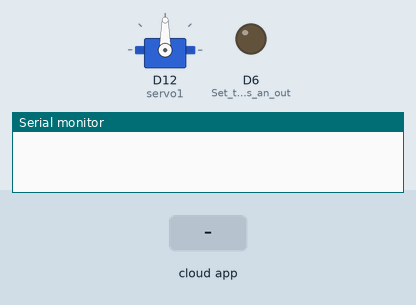
Bench run of a sketch on a simulated Arduino MKR. Shown: servo, output pins drawn as LEDs (lit = HIGH), the last lines printed to the serial monitor. The test bench sets the inputs (shaded band). WiFi joins after 1.5 s; servers stay silent unless stated.

Above: at 4.2 s.
4.3 s: the phone or cloud app sets power to 0
At 5.3 s:
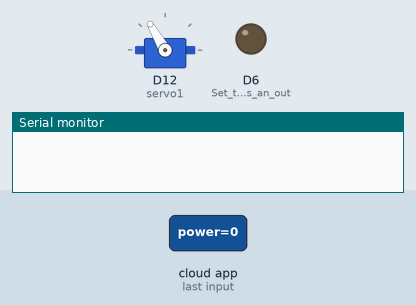
7.3 s: the phone or cloud app sets power to 0
At 9.5 s:
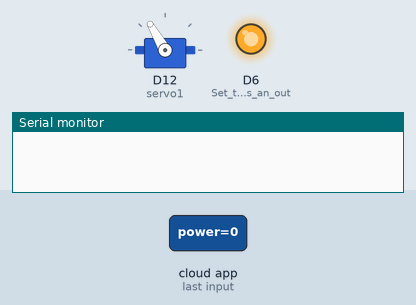
9.8 s: the phone or cloud app sets power to 1
At 12.6 s:
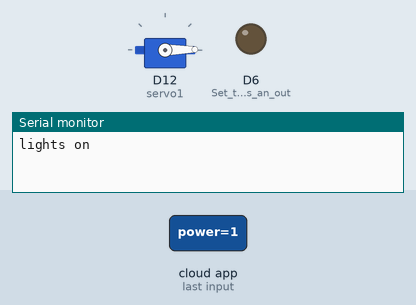
Timing chart, 0 to 14.1 s (numbered marks = the images above; inputs shaded):
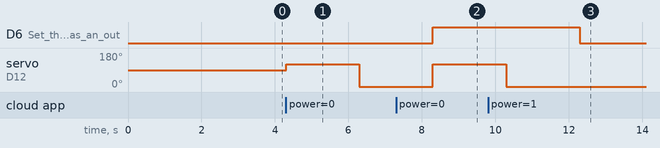

Measured:
- after the input at 4.3 s, servo on D12 (servo1): 90° → 120° at once, → 1° 2.0 s later
- after the input at 7.3 s, servo on D12 (servo1): 1° → 120° after 1.0 s
- after the input at 9.8 s, D6 (Set_the_LED_pin_as_an_out): HIGH → LOW after 2.5 s

The sketch:

Wall_Switch_jun21a.ino
```cpp
#include "arduino_secrets.h"
#include "thingProperties.h"
#include <Servo.h>

Servo servo1;

void setup() {
  Serial.begin(9600);
  delay(1500);
  servo1.attach(12);
  initProperties();
  ArduinoCloud.begin(ArduinoIoTPreferredConnection);

  setDebugMessageLevel(2);
  ArduinoCloud.printDebugInfo();

  pinMode(LED_BUILTIN, OUTPUT);  // Set the LED pin as an output
}

void loop() {
  ArduinoCloud.update();
  // Your code here
}

void onPowerChange() {
  if (!power) {
    turnOff();
    digitalWrite(LED_BUILTIN, HIGH);  // Turn on the LED
  } else {
    Serial.println("lights on");
    digitalWrite(LED_BUILTIN, LOW);  // Turn off the LED
  }
}

void turnOff() {
  int angle = 90;
  servo1.write(0);
  angle = 120;
  servo1.write(angle);
  delay(2000);
  servo1.write(1);
  delay(2000);
}
```

arduino_secrets.h
```cpp
#define SECRET_SSID ""
#define SECRET_OPTIONAL_PASS ""
```

thingProperties.h
```cpp
// Code generated by Arduino IoT Cloud, DO NOT EDIT.

#include <ArduinoIoTCloud.h>
#include <Arduino_ConnectionHandler.h>

const char SSID[]     = SECRET_SSID;    // Network SSID (name)
const char PASS[]     = SECRET_OPTIONAL_PASS;    // Network password (use for WPA, or use as key for WEP)

void onPowerChange();

bool power;

void initProperties(){

  ArduinoCloud.addProperty(power, READWRITE, ON_CHANGE, onPowerChange);

}

WiFiConnectionHandler ArduinoIoTPreferredConnection(SSID, PASS);
```
